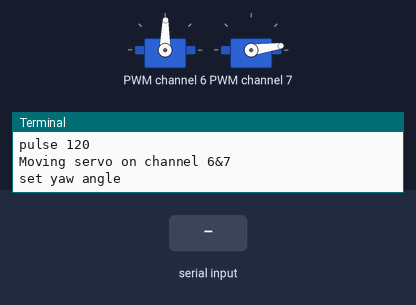
The program below on a simulated Raspberry Pi (BCM pin numbers). Shown: 2 × servo, the last lines printed to the terminal. The test bench sets the inputs (shaded band). Servo angles are drawn from the pulse width (0.5 ms = 0°, 2.5 ms = 180°).

Above: at 1.2 s.
1.3 s: "90" typed at the terminal, then Enter
At 2.2 s:
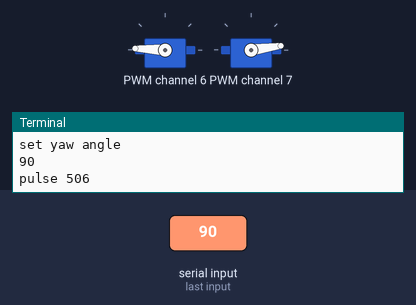
2.8 s: "200" typed at the terminal, then Enter
At 3.4 s:
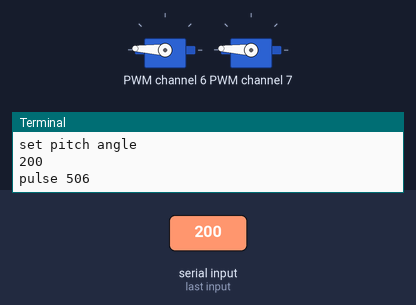
Timing chart, 0 to 5.8 s (numbered marks = the images above; inputs shaded):
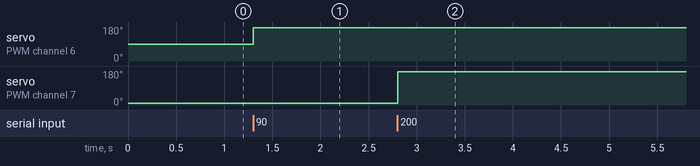

The program:

servocontrol_PCA9685.py
```python
# servo control with Adafruit PCA9685
from __future__ import division
import time

# Import the PCA9685 module.
import Adafruit_PCA9685

# Import Lidar library functions
from Lidar import *

# Initialise the PCA9685 using the default address (0x40).
pwm = Adafruit_PCA9685.PCA9685()

# Configure min and max servo pulse lengths
pulse_min = 0  # Min pulse length out of 4096
pulse_max = 4095  # Max pulse length out of 4096
servo_freq = 50

pwm.set_pwm_freq(servo_freq)

def setServoPitch(servo_angle):
    PitchChannel = 7
    servo_min = 120  # Min pulse length out of 4096 205 -90 deg
    servo_max = 506  # Max pulse length out of 4096 410 +90 deg
    servo_angle = max(servo_angle,0)
    servo_angle = min(servo_angle,180)

    servo_pulse = int((servo_angle)/180*(servo_max - servo_min)) + servo_min
    print('pulse',servo_pulse)

    pwm.set_pwm(PitchChannel, 0, servo_pulse)
    return

def setServoYaw(servo_angle):
    YawChannel = 6
    servo_min = 120  # Min pulse length out of 4096 205 -90 deg
    servo_max = 506  # Max pulse length out of 4096 410 +90 deg
    servo_angle = max(servo_angle,-90)
    servo_angle = min(servo_angle,90)

    correction = 3 - 3/90.0*abs(servo_angle)
    servo_pulse = int((servo_angle + 90 - correction)/180*(servo_max - servo_min)) + servo_min
    print('pulse',servo_pulse)

    pwm.set_pwm(YawChannel, 0, servo_pulse)
    return

print('Moving servo to default position')
setServoYaw(0)
setServoPitch(0)
while True:

    print('Moving servo on channel 6&7')

    print('set yaw angle')
    UserAngle = int(input())
    setServoYaw(UserAngle)
    time.sleep(1.0)

    print('set pitch angle')
    UserAngle = int(input())
    setServoPitch(UserAngle)
    time.sleep(1.0)

    #Lidar part
    distance,strength = LidarDistance()
    print('Yaw',int(UserAngle), ', Pitch',int(0), ', d=', distance, 'cm, p=', strength)

#     setServoYaw(-90)
#     time.sleep(1.0)
#     setServoYaw(-5)
#     time.sleep(1.0)
#     setServoYaw(90)
#     time.sleep(1.0)
#
#     print('Moving servo on channel 6&7')
#     setServoPitch(0)
#     time.sleep(1.0)
#     setServoPitch(90)
#     time.sleep(1.0)
#     setServoPitch(180)
#     time.sleep(1.0)
#     setServoPitch(0)
#     time.sleep(1.0)
#
#     print('prep for scan')
#     pwm.set_pwm(6, 0, servo_min)
#     pwm.set_pwm(7, 0, servo_min)
#     time.sleep(2)
#
#     Counter = servo_min
#     while Counter < servo_max:
#         pwm.set_pwm(6, 0, Counter)
#         time.sleep(0.05)
#         Counter = Counter + 20
#         print('counter =',Counter)
#     else:
#         Counter = 1
#         pwm.set_pwm(6, 0, servo_max)
#         time.sleep(0.05)
    
```

Lidar.py
```python
import serial
import time

def LidarDistance():
    #ser = serial.Serial('/dev/ttyS0',115200,timeout = 1)
    ser = serial.Serial('/dev/serial0',115200,timeout = 1)
    NoDistanceFoundBool = True
    try:
        while(NoDistanceFoundBool):
            count_buf = ser.in_waiting
            if count_buf > 8:
                recv = ser.read(9)
                ser.reset_input_buffer()
                if recv[0] == 0x59 and recv[1] == 0x59:     #python3
                    distance = recv[2] + recv[3] * 256 # Convert hex to int
                    strength = recv[4] + recv[5] * 256 # Convert hex to int
#                     print(distance, 'cm, p=', strength)
                    ser.reset_input_buffer()
                    NoDistanceFoundBool = False

                time.sleep(0.01)

    except:
        print("failed")

    return distance, strength
```

Measured:
- after the input at 1.3 s, servo on PWM channel 6: 89° → 177° at once
- after the input at 2.8 s, servo on PWM channel 7: 8° → 177° at once
